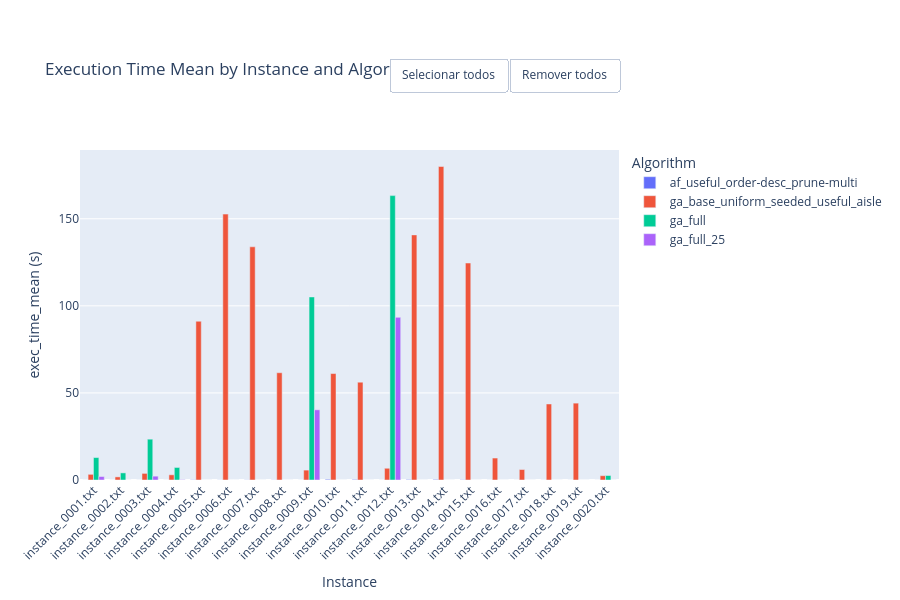

The cell this chart's notebook holds for it:
### Code cell
# Execution Time Mean

exec_time_plot = (
    df.pivot_table(
        index='instance',
        columns='algorithm',
        values='exec_time_mean',
        aggfunc='mean'
    )
    .sort_index()
    .fillna(0)
)

fig = go.Figure()
for algo in exec_time_plot.columns:
    fig.add_trace(go.Bar(
        name=algo,
        x=exec_time_plot.index,
        y=exec_time_plot[algo],
        hovertemplate=f'<b>{algo}</b><br>Instance: %{{x}}<br>%{{y:.4f}}s<extra></extra>'
    ))

fig.update_layout(
    barmode='group',
    title='Execution Time Mean by Instance and Algorithm',
    xaxis_title='Instance',
    yaxis_title='exec_time_mean (s)',
    legend_title='Algorithm',
    height=600,
    margin=dict(t=150),
    xaxis_tickangle=-45,
)
add_legend_mass_toggle(fig)
fig.show()

### Figure 1 — Plotly figure (JSON) as saved in the notebook; plotly's stock layout.template omitted (floating-point values rounded to 4 significant figures)
{"data": [{"hovertemplate": "<b>af_useful_order-desc_prune-multi</b><br>Instance: %{x}<br>%{y:.4f}s<extra></extra>", "name": "af_useful_order-desc_prune-multi", "type": "bar", "x": ["instance_0001.txt", "instance_0002.txt", "instance_0003.txt", "instance_0004.txt", "instance_0005.txt", "instance_0006.txt", "instance_0007.txt", "instance_0008.txt", "instance_0009.txt", "instance_0010.txt", "instance_0011.txt", "instance_0012.txt", "instance_0013.txt", "instance_0014.txt", "instance_0015.txt", "instance_0016.txt", "instance_0017.txt", "instance_0018.txt", "instance_0019.txt", "instance_0020.txt"], "y": [0.000646, 0.000146, 0.003438, 0.002954, 0.1473, 0.04945, 0.07986, 0.07593, 0.0101, 0.4014, 0.3119, 0.003809, 0.2761, 0.3241, 0.1383, 0.008711, 0.002315, 0.02693, 0.01145, 9.8e-05]}, {"hovertemplate": "<b>ga_base_uniform_seeded_useful_aisle</b><br>Instance: %{x}<br>%{y:.4f}s<extra></extra>", "name": "ga_base_uniform_seeded_useful_aisle", "type": "bar", "x": ["instance_0001.txt", "instance_0002.txt", "instance_0003.txt", "instance_0004.txt", "instance_0005.txt", "instance_0006.txt", "instance_0007.txt", "instance_0008.txt", "instance_0009.txt", "instance_0010.txt", "instance_0011.txt", "instance_0012.txt", "instance_0013.txt", "instance_0014.txt", "instance_0015.txt", "instance_0016.txt", "instance_0017.txt", "instance_0018.txt", "instance_0019.txt", "instance_0020.txt"], "y": [3.258, 1.788, 3.797, 2.985, 91.15, 152.7, 133.9, 61.59, 5.683, 61.12, 56.15, 6.739, 140.7, 180.0, 124.6, 12.61, 6.011, 43.65, 44.13, 2.467]}, {"hovertemplate": "<b>ga_full</b><br>Instance: %{x}<br>%{y:.4f}s<extra></extra>", "name": "ga_full", "type": "bar", "x": ["instance_0001.txt", "instance_0002.txt", "instance_0003.txt", "instance_0004.txt", "instance_0005.txt", "instance_0006.txt", "instance_0007.txt", "instance_0008.txt", "instance_0009.txt", "instance_0010.txt", "instance_0011.txt", "instance_0012.txt", "instance_0013.txt", "instance_0014.txt", "instance_0015.txt", "instance_0016.txt", "instance_0017.txt", "instance_0018.txt", "instance_0019.txt", "instance_0020.txt"], "y": [12.88, 4.085, 23.44, 7.2, 0.0, 0.0, 0.0, 0.0, 105.1, 0.0, 0.0, 163.3, 0.0, 0.0, 0.0, 0.0, 0.0, 0.0, 0.0, 2.575]}, {"hovertemplate": "<b>ga_full_25</b><br>Instance: %{x}<br>%{y:.4f}s<extra></extra>", "name": "ga_full_25", "type": "bar", "x": ["instance_0001.txt", "instance_0002.txt", "instance_0003.txt", "instance_0004.txt", "instance_0005.txt", "instance_0006.txt", "instance_0007.txt", "instance_0008.txt", "instance_0009.txt", "instance_0010.txt", "instance_0011.txt", "instance_0012.txt", "instance_0013.txt", "instance_0014.txt", "instance_0015.txt", "instance_0016.txt", "instance_0017.txt", "instance_0018.txt", "instance_0019.txt", "instance_0020.txt"], "y": [1.996, 0.01288, 2.2, 0.1893, 0.0, 0.0, 0.0, 0.0, 40.31, 0.0, 0.0, 93.38, 0.0, 0.0, 0.0, 0.0, 0.0, 0.0, 0.0, 0.01042]}], "layout": {"barmode": "group", "height": 600, "legend": {"title": {"text": "Algorithm"}}, "margin": {"t": 150}, "title": {"text": "Execution Time Mean by Instance and Algorithm"}, "updatemenus": [{"buttons": [{"args": [{"visible": [true, true, true, true]}], "label": "Selecionar todos", "method": "update"}, {"args": [{"visible": ["legendonly", "legendonly", "legendonly", "legendonly"]}], "label": "Remover todos", "method": "update"}], "direction": "right", "showactive": false, "type": "buttons", "x": 1, "xanchor": "right", "y": 1.18, "yanchor": "bottom"}], "xaxis": {"tickangle": -45, "title": {"text": "Instance"}}, "yaxis": {"title": {"text": "exec_time_mean (s)"}}}}
